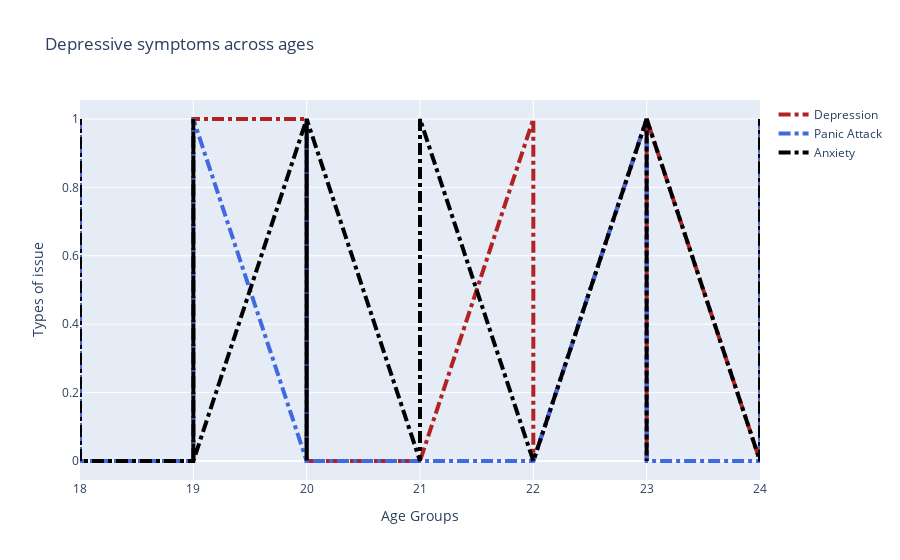

The code cell stored with this chart in its notebook:
### Markdown cell above
- **Key Finding:** The analysis reveals a higher prevalence of depression among students pursuing computer-related degrees compared to other disciplines.

- **Age Group Impact:** Students in the midst of their degree, specifically at the age of 19-20, exhibit a higher likelihood of experiencing depression compared to other age groups.

- **Discipline Comparison:**

  - _Computer-related Degrees:_ Highest reported depression rates.
  - _Engineering and Technology Degrees:_ Second-highest depression rates.

- **Temporal Patterns in Engineering and Technology Courses:**
  - _Start of Degrees:_ Engineering and technology students show an increased likelihood of depression at the beginning of their academic journey.
  - _End of Degrees:_ Similarly, a notable prevalence of depression is observed towards the completion of their degrees.

### Code cell
# dataset.sort_values(by="Study Year", inplace=True)

x = dataset["Age"]

fig = go.Figure()

# Create and style traces

fig.add_trace(go.Scatter(x=x, y=dataset["Depression"], name='Depression', line=dict(
    color='firebrick', width=4, dash='dashdot')))

fig.add_trace(go.Scatter(x=x, y=dataset["Panic Attack"], name='Panic Attack', line=dict(
    color='royalblue', width=4, dash='dashdot')))

fig.add_trace(go.Scatter(x=x, y=dataset["Anxiety"], name='Anxiety', line=dict(
    color='black', width=4, dash='dashdot')))


# Edit the layout

fig.update_layout(title='Depressive symptoms across ages',
                  xaxis_title='Age Groups', yaxis_title='Types of issue')


fig.show()

### Figure 1 — Plotly figure (JSON) as saved in the notebook; plotly's stock layout.template omitted (floating-point values rounded to 4 significant figures)
{"data": [{"line": {"color": "firebrick", "dash": "dashdot", "width": 4}, "name": "Depression", "type": "scatter", "x": [18, 18, 18, 18, 18, 18, 18, 18, 18, 18, 18, 18, 18, 18, 18, 18, 18, 18, 18, 18, 18, 18, 18, 18, 18, 18, 18, 18, 18, 18, 18, 18, 19, 19, 19, 19, 19, 19, 19, 19, 19, 19, 19, 19, 19, 19, 19, 19, 19, 19, 19, 19, 19, 20, 20, 20, 20, 20, 20, 20, 21, 21, 21, 22, 22, 23, 23, 23, 23, 23, 23, 23, 23, 23, 23, 23, 23, 23, 24, 24, 24, 24, 24, 24, 24, 24, 24, 24, 24, 24, 24, 24, 24, 24, 24, 24, 24, 24, 24, 24, 24], "y": [1, 1, 0, 0, 0, 0, 1, 0, 0, 1, 0, 0, 0, 1, 0, 1, 1, 1, 0, 0, 1, 0, 0, 1, 0, 0, 0, 1, 0, 0, 0, 0, 0, 0, 1, 1, 0, 0, 1, 1, 0, 0, 1, 1, 0, 0, 0, 1, 0, 0, 1, 0, 1, 1, 0, 1, 0, 0, 1, 0, 0, 0, 0, 1, 0, 1, 0, 1, 1, 0, 0, 0, 1, 0, 0, 0, 0, 1, 0, 0, 0, 1, 1, 0, 0, 0, 0, 0, 1, 0, 0, 0, 1, 0, 0, 0, 0, 0, 0, 1, 1]}, {"line": {"color": "royalblue", "dash": "dashdot", "width": 4}, "name": "Panic Attack", "type": "scatter", "x": [18, 18, 18, 18, 18, 18, 18, 18, 18, 18, 18, 18, 18, 18, 18, 18, 18, 18, 18, 18, 18, 18, 18, 18, 18, 18, 18, 18, 18, 18, 18, 18, 19, 19, 19, 19, 19, 19, 19, 19, 19, 19, 19, 19, 19, 19, 19, 19, 19, 19, 19, 19, 19, 20, 20, 20, 20, 20, 20, 20, 21, 21, 21, 22, 22, 23, 23, 23, 23, 23, 23, 23, 23, 23, 23, 23, 23, 23, 24, 24, 24, 24, 24, 24, 24, 24, 24, 24, 24, 24, 24, 24, 24, 24, 24, 24, 24, 24, 24, 24, 24], "y": [1, 0, 0, 0, 0, 1, 0, 1, 0, 0, 0, 0, 0, 1, 1, 0, 0, 1, 0, 0, 0, 0, 1, 0, 0, 0, 0, 0, 1, 0, 1, 0, 0, 0, 1, 1, 0, 1, 1, 1, 1, 0, 0, 1, 0, 0, 1, 0, 0, 0, 0, 0, 1, 0, 0, 1, 0, 0, 0, 0, 0, 0, 0, 0, 0, 1, 1, 0, 1, 0, 0, 0, 1, 0, 0, 0, 1, 0, 0, 1, 1, 0, 0, 1, 1, 0, 0, 0, 1, 0, 0, 0, 1, 0, 0, 0, 0, 1, 0, 1, 1]}, {"line": {"color": "black", "dash": "dashdot", "width": 4}, "name": "Anxiety", "type": "scatter", "x": [18, 18, 18, 18, 18, 18, 18, 18, 18, 18, 18, 18, 18, 18, 18, 18, 18, 18, 18, 18, 18, 18, 18, 18, 18, 18, 18, 18, 18, 18, 18, 18, 19, 19, 19, 19, 19, 19, 19, 19, 19, 19, 19, 19, 19, 19, 19, 19, 19, 19, 19, 19, 19, 20, 20, 20, 20, 20, 20, 20, 21, 21, 21, 22, 22, 23, 23, 23, 23, 23, 23, 23, 23, 23, 23, 23, 23, 23, 24, 24, 24, 24, 24, 24, 24, 24, 24, 24, 24, 24, 24, 24, 24, 24, 24, 24, 24, 24, 24, 24, 24], "y": [0, 1, 0, 0, 0, 0, 1, 0, 0, 0, 0, 0, 1, 1, 0, 1, 1, 1, 1, 0, 1, 0, 0, 0, 0, 1, 1, 0, 1, 1, 1, 0, 0, 1, 0, 1, 0, 0, 0, 1, 0, 0, 0, 1, 0, 0, 0, 1, 0, 0, 0, 0, 0, 1, 0, 1, 0, 0, 0, 1, 0, 1, 1, 0, 0, 1, 0, 0, 0, 0, 0, 0, 0, 0, 0, 0, 0, 1, 0, 0, 0, 0, 0, 0, 0, 1, 0, 0, 1, 0, 0, 0, 1, 0, 1, 1, 0, 1, 1, 0, 1]}], "layout": {"title": {"text": "Depressive symptoms across ages"}, "xaxis": {"title": {"text": "Age Groups"}}, "yaxis": {"title": {"text": "Types of issue"}}}}
